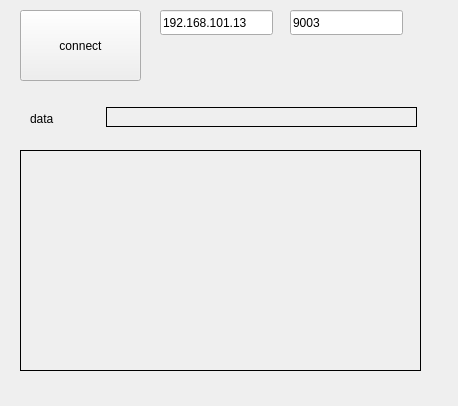
<?xml version="1.0" encoding="UTF-8"?>
<ui version="4.0">
 <class>imu_test</class>
 <widget class="QWidget" name="imu_test">
  <property name="geometry">
   <rect>
    <x>0</x>
    <y>0</y>
    <width>458</width>
    <height>406</height>
   </rect>
  </property>
  <property name="windowTitle">
   <string>Form</string>
  </property>
  <widget class="QPushButton" name="conn">
   <property name="geometry">
    <rect>
     <x>20</x>
     <y>10</y>
     <width>121</width>
     <height>71</height>
    </rect>
   </property>
   <property name="text">
    <string>connect</string>
   </property>
  </widget>
  <widget class="QLineEdit" name="serverip">
   <property name="geometry">
    <rect>
     <x>160</x>
     <y>10</y>
     <width>113</width>
     <height>25</height>
    </rect>
   </property>
   <property name="text">
    <string>192.168.101.13</string>
   </property>
  </widget>
  <widget class="QLineEdit" name="serverport">
   <property name="geometry">
    <rect>
     <x>290</x>
     <y>10</y>
     <width>113</width>
     <height>25</height>
    </rect>
   </property>
   <property name="text">
    <string>9003</string>
   </property>
  </widget>
  <widget class="QLabel" name="data">
   <property name="geometry">
    <rect>
     <x>106</x>
     <y>107</y>
     <width>311</width>
     <height>20</height>
    </rect>
   </property>
   <property name="frameShape">
    <enum>QFrame::Box</enum>
   </property>
   <property name="text">
    <string/>
   </property>
  </widget>
  <widget class="QLabel" name="opengl">
   <property name="geometry">
    <rect>
     <x>20</x>
     <y>150</y>
     <width>401</width>
     <height>221</height>
    </rect>
   </property>
   <property name="frameShape">
    <enum>QFrame::Box</enum>
   </property>
   <property name="text">
    <string/>
   </property>
  </widget>
  <widget class="QLabel" name="label">
   <property name="geometry">
    <rect>
     <x>30</x>
     <y>110</y>
     <width>67</width>
     <height>17</height>
    </rect>
   </property>
   <property name="text">
    <string>data</string>
   </property>
  </widget>
 </widget>
 <resources/>
 <connections/>
</ui>
